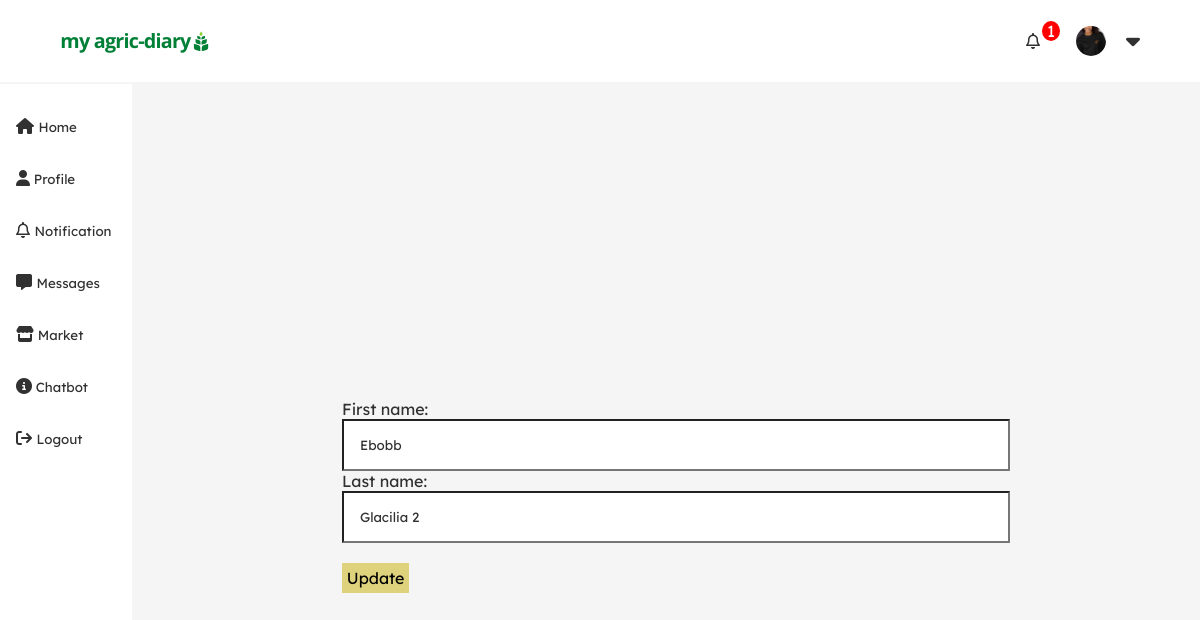
The app's page /account/editprofile/name/ (signed in) with its own data.
### account/models.py (models this page shows)
class CustomUser(AbstractUser):
    email = models.EmailField(unique=True)
    first_name = models.CharField( max_length=100 , blank=False)
    last_name= models.CharField( max_length=100 , blank=False )
    bio=models.CharField(max_length=400,blank=True, null=True)
    location = CountryField(blank_label='(select country)')
    profile_pic=models.ImageField( upload_to='profilepics/' ,blank=True, null=True,validators=[FileExtensionValidator(['jpg','png',])])
    is_student = models.BooleanField(default=False)
    course = models.CharField(max_length=100 ,blank=True, null=True)
    instituition = models.CharField(max_length=100 ,blank=True, null=True)
    profession=models.CharField(max_length=100 ,blank=True, null=True)
    company = models.CharField(max_length=100 ,blank=True, null=True)
    date_joined = models.DateTimeField( auto_now_add=True)
    is_active = models.BooleanField( default=True)
    username = None
    USERNAME_FIELD = 'email'
    REQUIRED_FIELDS = []
    objects = UserManager()
    def __str__(self):
        return self.last_name

### account/views.py (the view)
# urls.py: path('editprofile/name/',views.edit_name, name='editname'),
@login_required
def edit_name(request):
        if request.method == 'POST':
            form=PersonalInfoForm(request.POST or None,instance =request.user)
            if form.is_valid():
                user = request.user
                user.first_name=form.cleaned_data['first_name']
                user.last_name=form.cleaned_data['last_name']
                print(user.profile)
                user.save()
                return redirect('profile',request.user.id)
            else:
                user = request.user
                form = PersonalInfoForm(instance=user)
                return render (request,'account/editprofile.html',{'form':form})
        else:
            user = request.user
            form = PersonalInfoForm(instance=user)
            profile=form
            context={
                        'profile':profile,
                    }
            return render (request,'account/editprofile.html',context)

### account/forms.py
class PersonalInfoForm(UserCreationForm):
    class Meta:
        model=CustomUser
        fields=('first_name','last_name')
    def __init__(self,*args,**kwargs):
        super(PersonalInfoForm,self).__init__(*args,**kwargs)
        del self.fields['password2']
        del self.fields['password1']
        self.fields['first_name'].widget.attrs['class']='form_control'
        self.fields['last_name'].widget.attrs['class']='form_control'

### Friends/context_processors.py (called while the page is built)
def friendSuggestions(request):
        if request.user.is_authenticated:
            user = request.user
            network = Network.objects.get(user=request.user)
            friendsuggestions= suggestions(request,network=network)
            return {'friendsuggestions':friendsuggestions,'mynetwork':network}
        else:
                return {}

def suggestions(request, network):
    friends = network.following.all()
    user=request.user
    print(friends)
    suggestions =Network.objects.filter(
        following__in = friends).exclude(id=network.id).distinct()
    return suggestions

### notification/context_processors.py (called while the page is built)
def notificationCount(request):
        if request.user.is_authenticated:
            user = request.user
            notification = NotificationUser.objects.get(user = user)
            count = notification.mynotification.all().filter(is_read = False)
            return {'count':count.count}
        else:
                return {}

### account/templates/account/editprofile.html (shortened to what this page needs)
{% extends 'main/base.html' %}
{% block content %}
<div class="wrapper">
 <form method="POST"  enctype="multipart/form-data">
{{profile.as_p}}
<br>
<button type="submit" class="button_one">Update</button>
</form>
</div>
{% endblock %}

### templates/main/base.html (shortened to what this page needs)
{% load static %}
<!DOCTYPE html>
<html lang="en">
<head>
    <link rel="stylesheet" href="{% static 'styles/mainstyle.css'%}">
    <link rel="stylesheet" href="{% static stylesheet %}">
</head>
<body>
        <header>
            <div class="logo">
             <a href="../../../">   <img src="{% static 'images/my agric-diary.png'%}" width="100%"></a>
            </div>
            <div class="header-right">
                    {% if request.user.is_authenticated %}
                            <span>
                                <a href="{% url 'notification' %}">
                                    <span class="notification-wrapper">
                                        <span class="notification-counter">
                                               <span><i class="fa-regular fa-bell"> </i> </span>
                                                <span id="counter"> {{count}} </span>
                                        </span>
                                    </span>
                                </a>
                            </span>
                        <span>
                            {% if request.user.profile_pic %}
                            <a href="{% url 'profile' request.user.id %}">
                                <div class="roundedprofile" style="background:url('{{request.user.profile_pic.url}}') ;background-position: center; background-size: contain;">  </div> </a>
                            {% else %}
                            <a href="{% url 'profile' request.user.id %}">   <img src="https://encrypted-tbn0.gstatic.com/images?q=tbn:ANd9GcR9RzmCAKhjBMu6GN8LHxNLTw8Vt347xfIXWA&usqp=CAU" alt="" width="30px"></a>
                            {% endif %}
                        </span>
                            <span class="dropdown">
                                <span class="dropbtn" onclick="myFunction(data='myDropdown{{article.id}}')"> <i class="fa-solid fa-caret-down"></i></span>
                              </span>
                    {% else %}
                        <span> <a href="{% url 'login' %}"> Login </a> </span>
                        <span> <a href="{% url 'signup' %}"> Signup </a></span>
                    {% endif %}
            </div>
        </header>
   <div class="flex-container">
    <div class="bodynav_right">
        <a href="../../../"> <i class="fa-solid fa-house"></i> <small> Home </small></a>
        <a href="{% url 'profile'  request.user.id %}"> <i class="fa-solid fa-user"></i><small>  Profile</small> </a>
        <a href="{% url 'notification' %}"> <i class="fa-regular fa-bell"></i> <small> Notification </small>  </a>
        <a href="{% url 'chatlobby' %}"> <i class="fa-solid fa-message"></i>  <small> Messages </small></a>
        <a href="{% url 'market' %}"> <i class="fa-solid fa-store"></i><small>  Market </small> </a>
        <a href="{% url 'ai_room' %}"> <i class="fa-solid fa-circle-info"></i><small> Chatbot </small>  </a>
        <a href="{% url 'logout' %}"><i class="fa-solid fa-arrow-right-from-bracket"></i> <small> Logout  </small></a>
    </div>
        {% block content %}
        {% endblock%}
    </div>
</body>
</html>

### static/styles/mainstyle.css (style rules this page uses)
* { padding: 0; margin:0; box-sizing: border-box; font-family: 'Lexend Deca', sans-serif; color:#313131; }
:root { --primary-color:#4ba064; --primary-color:#008037; }
body { background-color: #f2f1ef; background-color: #f5f5f5; }
.flex-container { display: flex; align-items: flex-start; display: flex; justify-content: left; gap: 20px; }
a { text-decoration:none; color:var(--primary-color); }
.bodynav_right { padding: 1rem; height: 100vh; background-color: #fff; position: sticky; top:80px; display: flex; flex-direction: column; grid-area: 1rem; margin-top: -23px; }
.bodynav_right a { padding-block: 1rem; width: 100px; }
header { display:flex; align-items:center; justify-content: space-between; margin-bottom: 25px; padding-inline:5%; padding-block: 1.2rem; position: sticky; width: 100%; top: 0; background-color: white; color: #4ba064; z-index: 100; }
header a { color: #4ba064; }
.header-right { display:flex; gap:20px; align-items:center; }
.notification-counter { position:relative; margin-right: 1rem; }
#counter { position: absolute; top: -10px; right: -20px; background-color: red; color: white; border-radius: 50%; padding: 0px 5px; }
button { background-color: transparent; border: none; text-align: center; }
input,select,button,textarea { -webkit-border-radius:0; border-radius:0; }
.roundedprofile { display: block; height: 30px !important; width: 30px !important; border-radius: 50%; object-fit: contain; }
button.button_one { color: #d4c44b; color: black; padding: 0.3rem; background-color: rgba(212,196,75,.7); font-size: 1rem; }

### account/templates/account/editprofile.html (style rules this page uses)
.wrapper { width: 100%; max-width: 700px; margin: auto; padding: 1rem; }
.form_control { padding: 1rem; width: 100%; }

### templates/main/base.html (style rules this page uses)
.dropdown { position: relative; display: inline-block; }
.dropbtn { font-size: 1.4rem; margin-top: -5px; }

### records on screen
CustomUser: user.profile_pic (picture), first_name "Ebobb", last_name "Glacilia 2"

### other values on screen
{{ count }} "1"
